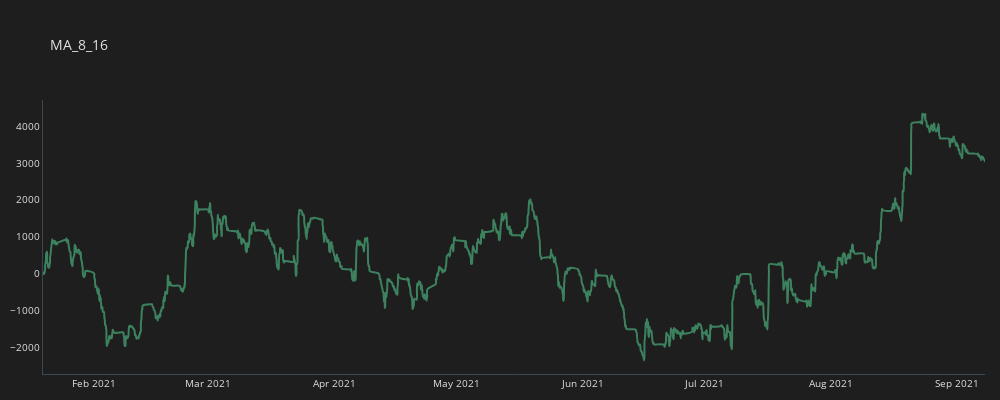
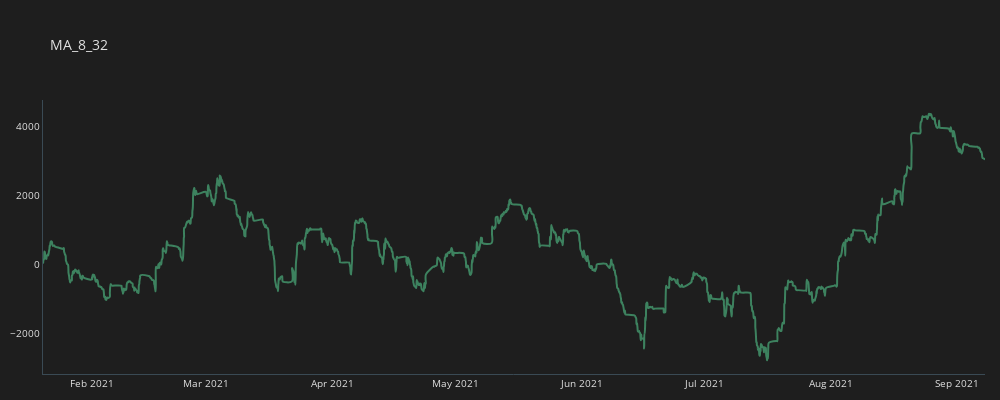
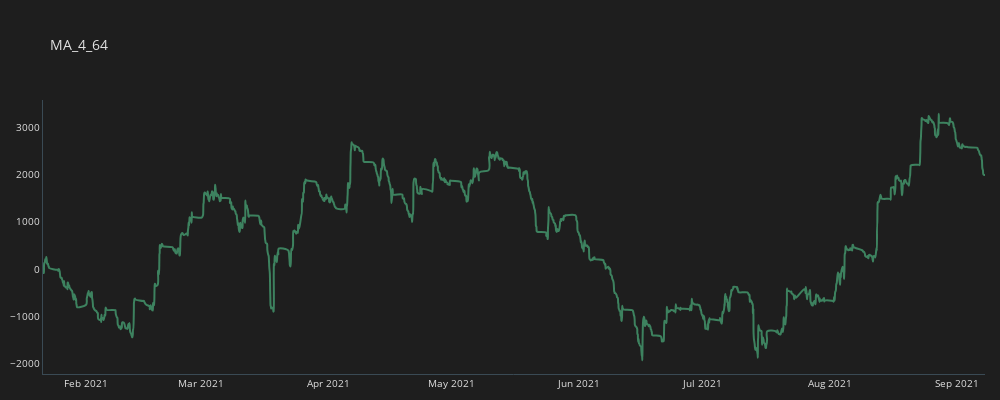

Source (notebook cell) for these figures, in order:
### Markdown cell above
下方 code 要注意的地方是:  
```temp_df = temp_df.groupby(by='time', as_index=False).sum()``` 的作用是將同樣的時間給 "加起來"，  
因為我們是 "同時" 交易很多貨幣對，所以有可能發生在同一時間有多個貨幣對達成出場條件 (或進場條件)，  
那同樣的時間相加，時間本身不會變，  
但我們達到將不同貨幣對 ```GAIN``` 相加的目的


也可以從下面 print 出來的資訊觀察，  
注意到第一個 data frame 中 ```IS_TRADE``` 出現 ```-3```!!  
這代表在那個時點 (```2021.01.19 11:00 UTC``` 有 ```3``` 個貨幣對出場)

### Code cell
for c in crosses:
    temp_df = all_trades[ (all_trades['CROSS'] == c) ].copy()
    temp_df = temp_df.groupby(by='time', as_index=False).sum() 
    print(temp_df.head())
    temp_df['CUM_GAIN'] = temp_df['GAIN'].cumsum()

    plot_line(temp_df, c)

### Figure 1 — Plotly figure (JSON) as saved in the notebook; plotly's stock layout.template omitted (floating-point values rounded to 4 significant figures; data arrays with more than 128 entries replaced by an {"elided": "..."} marker saying what was removed)
{"data": [{"line": {"color": "#3d825f", "shape": "spline", "width": 2}, "mode": "lines", "name": "CHF_JPY_GAIN", "type": "scatter", "x": {"elided": "2874 str values"}, "y": {"elided": "2874 float values"}}], "layout": {"font": {"color": "#e1e1e1", "size": 10}, "height": 400, "margin": {"b": 10, "l": 15, "r": 15}, "paper_bgcolor": "#1e1e1e", "plot_bgcolor": "#1e1e1e", "title": {"text": "MA_8_16"}, "width": 1000, "xaxis": {"linecolor": "#3a4a54", "linewidth": 1, "showgrid": false, "zeroline": false}, "yaxis": {"linecolor": "#3a4a54", "linewidth": 1, "showgrid": false, "zeroline": false}}}

### Figure 2 — Plotly figure (JSON) as saved in the notebook; plotly's stock layout.template omitted (floating-point values rounded to 4 significant figures; data arrays with more than 128 entries replaced by an {"elided": "..."} marker saying what was removed)
{"data": [{"line": {"color": "#3d825f", "shape": "spline", "width": 2}, "mode": "lines", "name": "CHF_JPY_GAIN", "type": "scatter", "x": {"elided": "2043 str values"}, "y": {"elided": "2043 float values"}}], "layout": {"font": {"color": "#e1e1e1", "size": 10}, "height": 400, "margin": {"b": 10, "l": 15, "r": 15}, "paper_bgcolor": "#1e1e1e", "plot_bgcolor": "#1e1e1e", "title": {"text": "MA_8_32"}, "width": 1000, "xaxis": {"linecolor": "#3a4a54", "linewidth": 1, "showgrid": false, "zeroline": false}, "yaxis": {"linecolor": "#3a4a54", "linewidth": 1, "showgrid": false, "zeroline": false}}}

### Figure 3 — Plotly figure (JSON) as saved in the notebook; plotly's stock layout.template omitted (floating-point values rounded to 4 significant figures; data arrays with more than 128 entries replaced by an {"elided": "..."} marker saying what was removed)
{"data": [{"line": {"color": "#3d825f", "shape": "spline", "width": 2}, "mode": "lines", "name": "CHF_JPY_GAIN", "type": "scatter", "x": {"elided": "1807 str values"}, "y": {"elided": "1807 float values"}}], "layout": {"font": {"color": "#e1e1e1", "size": 10}, "height": 400, "margin": {"b": 10, "l": 15, "r": 15}, "paper_bgcolor": "#1e1e1e", "plot_bgcolor": "#1e1e1e", "title": {"text": "MA_4_64"}, "width": 1000, "xaxis": {"linecolor": "#3a4a54", "linewidth": 1, "showgrid": false, "zeroline": false}, "yaxis": {"linecolor": "#3a4a54", "linewidth": 1, "showgrid": false, "zeroline": false}}}
